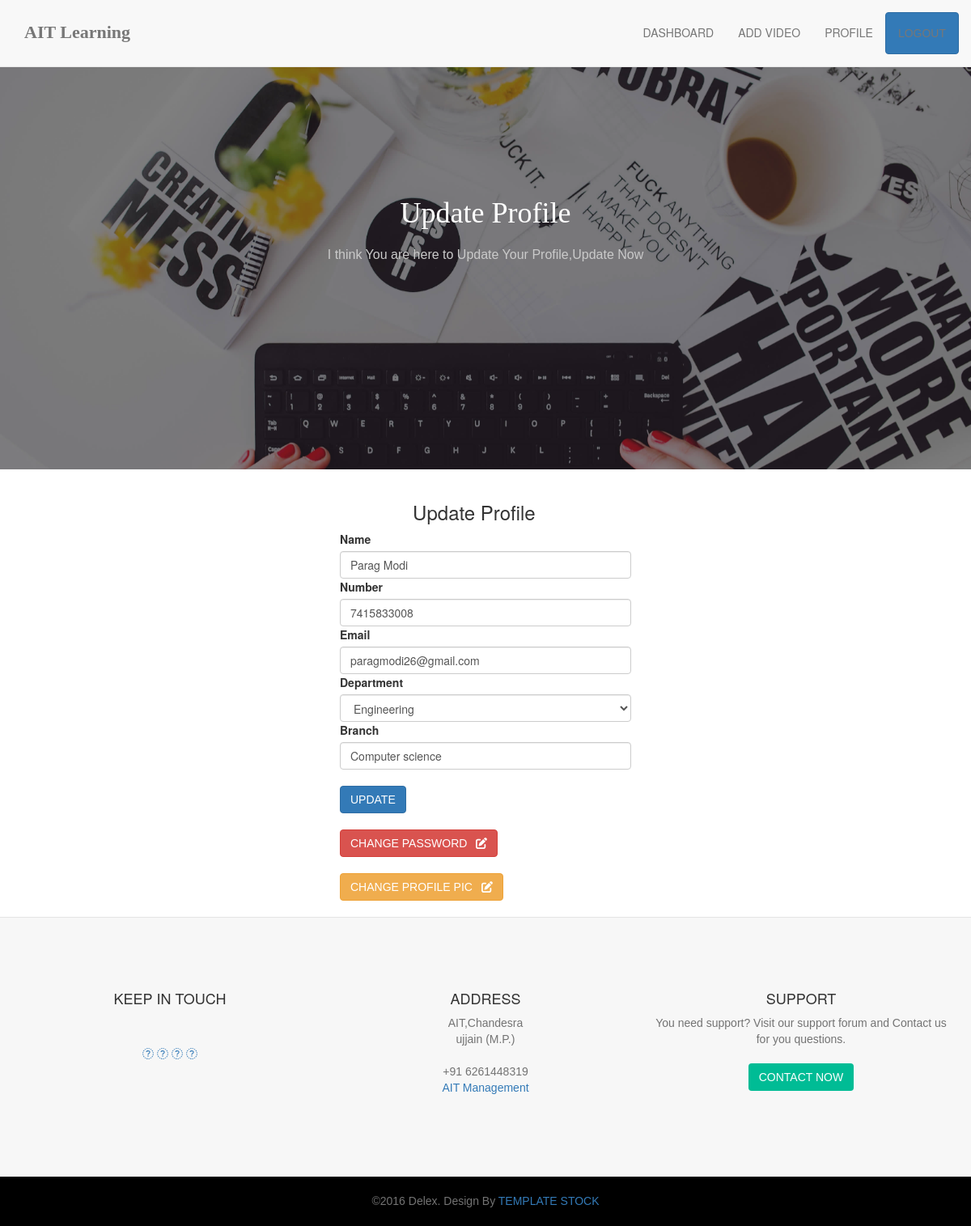
The app's page /faculty/Edit/4 (signed in) with its own data.
### faculty/models.py (models this page shows, shortened)
class Faculty(Model):
    name=models.CharField(max_length=200)
    mobile_number=models.CharField(max_length=200)
    email=models.CharField(max_length=200)
    department = models.CharField(max_length=200)
    branch = models.CharField(max_length=200,default='Computer Science')
    password=models.CharField(max_length=200)
    status=models.CharField(max_length=200,default="active")
    pic=models.ImageField(upload_to='media/image/',default='image/default/profile.jpg')

### faculty/views.py (the view)
# urls.py: path('Edit/<id>', views.edit, name="edit"),
def edit(request,id):
    if 'email' in request.session:
        obj=Faculty.objects.get(id=id)
        return render(request,"faculty/update_profile.html",{'data':obj})
    else:
        messages.error(request,"Session is Out, please Login Again")
        return render(request,'faculty_login.html')

### templates/faculty/update_profile.html (shortened to what this page needs)
{% extends 'faculty/faculty_base.html' %}
{% load static %}
{% block content %}
    <section class="main-home" id="home">
      <div class="home-page-photo"></div>
      <div class="home__header-content">
        <div id="main-home-carousel" class="owl-carousel">
          <div>
            <h1 class="intro-title">Update Profile</h1>
            <p class="intro-text">I think You are here to Update Your Profile,Update Now</p>
          </div>
        </div>
      </div>
    </section>
<br>
    <link href="https://maxcdn.bootstrapcdn.com/font-awesome/4.3.0/css/font-awesome.min.css" rel="stylesheet">
<div class="container">
    <div class="row">
        <div class="col-md-4"></div>
        <div class="col-md-4"  >
            <div class="card user-card">
                <div class="card-header">
            <h3 style="margin-left:25%">   Update Profile</h3>
                </div>
                <div class="card-block" >
<form action="{% url 'update_profile' id=data.id %}" method="post">
  <div class="mb-3">
    <label for="exampleInputEmail1" class="form-label">Name</label>
    <input type="text" name="name" value="{{ data.name }}" class="form-control" id="exampleInputEmail1" aria-describedby="emailHelp" placeholder="Enter Name" required>
  </div>
    <div class="mb-3">
    <label for="exampleInputEmail1" class="form-label">Number</label>
    <input type="text" name="mobile_number" value="{{ data.mobile_number }}" class="form-control" id="exampleInputEmail1" aria-describedby="emailHelp" placeholder="Enter Number" required>
  </div>
  <div class="mb-3">
    <label for="exampleInputEmail1" class="form-label">Email</label>
    <input type="email" name="email" value="{{ data.email }}" class="form-control" id="exampleInputEmail1" aria-describedby="emailHelp" placeholder="Enter Email" required>
  </div>
   <div class="mb-3">
    <label for="exampleInputEmail1" class="form-label">Department</label>
    <select name="department" class="form-control" id="exampleInputEmail1" aria-describedby="emailHelp">
        <option value="{{ data.department }}" disabled selected>{{ data.department }}</option>
    </select>
   </div>
  <div class="mb-3">
    <label for="exampleInputEmail1" class="form-label">Branch</label>
    <input type="text" name="branch" value="{{ data.branch }}" class="form-control" id="exampleInputEmail1" aria-describedby="emailHelp" placeholder="Enter Department" required>
  </div>
<br>
    <button type="submit" class="btn btn-primary">Update </button>
    <br><br>
        <a href="{% url 'update_password' id=data.id %}" class="btn btn-danger">Change Password <i class="fa fa-edit" style="margin-left:7px;"></i></a>
<br><br>
        <a href="{% url 'update_profile_pic' id=data.id %}" class="btn btn-warning">Change Profile Pic <i class="fa fa-edit" style="margin-left:7px;"></i></a>
</form>
                </div>
            </div>
        </div>
	</div>
</div>
    <br>
{% endblock %}

### static/css/styles.css (style rules this page uses)
[data-icon]:before { font-family: "icon-font" !important; content: attr(data-icon); font-style: normal !important; font-weight: normal !important; font-variant: normal !important; text-transform: none !important; speak: none; line-height: 1; -webkit-font-smoothing: antialiased; -moz-osx-font-smoothing: grayscale; }

### static/css/component.css (style rules this page uses)
.container { min-height: 100%; }

### static/css/style.css (style rules this page uses)
html,body { height: 100%; }
body { font-family: 'Signika Negative', sans-serif; font-weight: 400; color: #535353; }
*,*:before,*:after { -webkit-box-sizing: border-box; -moz-box-sizing: border-box; box-sizing: border-box; }
a { color: inherit; }
p { color: #737373; }
h1,h2,h3,h4,h5,h6,p { font-family: 'Signika Negative', sans-serif; }
.btn { font-size: 14px; font-family: 'Signika Negative', sans-serif; text-transform: uppercase; border-radius: 0; }
.form-control { box-shadow: none; -webkit-box-shadow: none; border-radius: 0px; height: 38px; }
section { position: relative; padding-top: 80px; padding-bottom: 80px; background-color: #fff; }
.main-home { padding: 330px 0px 250px 0; z-index: 1; text-align: center; position: relative; font-size: 13px; color: #fff; background: #000; min-height: 400px; }
.home-page-photo { background-image: url(../images/bg-5.jpg); background-size: cover; z-index: -1; position: absolute; top: 0; opacity: 0.50; right: 0; bottom: 0; left: 0; }
.home__header-content { -webkit-transform: translateY(-50%); -ms-transform: translateY(-50%); transform: translateY(-50%); position: absolute; top: 50%; left: 0; right: 0; }
.home__header-content h1 { font-family: 'Kameron', serif; }
.home__header-content p { font-weight: 300; font-size: 16px; margin-top: 20px; }
#main-home-carousel .intro-title { font-family: 'Kameron', serif; }
#main-home-carousel .intro-text { color: #cacaca; font-weight: 300; margin-bottom: 30px; }

### records on screen
Faculty: name "Parag Modi", mobile_number "7415833008", email "paragmodi26@gmail.com", department "Engineering", branch "Computer science"
